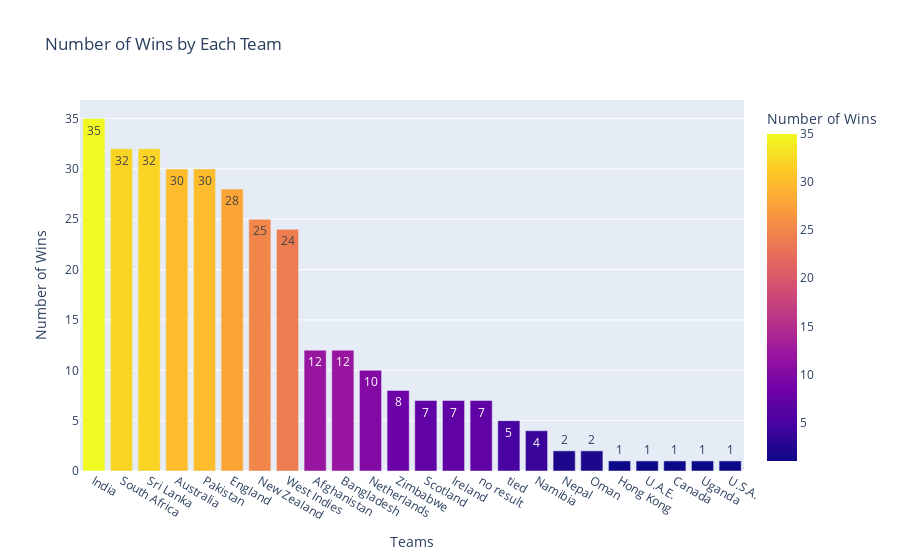

Source (notebook cell):
### Code cell
import plotly.express as px

# Count the number of wins by each team (using the 'Winner' column)
team_wins = wc_final_data_df['Winner'].value_counts().reset_index()
team_wins.columns = ['Team', 'Wins']  # Renaming columns for clarity

# Create an interactive bar chart using Plotly Express
fig = px.bar(team_wins, x='Team', y='Wins', 
             title='Number of Wins by Each Team', 
             labels={'Team': 'Teams', 'Wins': 'Number of Wins'},
             hover_data=['Wins'],  # Display the number of wins in the hover text
             template='plotly',  # Use a clean template
             color='Wins',  # Color bars based on the number of wins
             text='Wins'  # Display the number of wins directly on the bars
            )

# Customize the layout (optional)
fig.update_layout(xaxis_title='Teams',
                  yaxis_title='Number of Wins',
                  hovermode='closest')

# Show the interactive plot
fig.show()

#Teams
team_country_mapping = {
    'India': 'India',
    'Australia': 'Australia',
    'England': 'United Kingdom',
    'Pakistan': 'Pakistan',
    'South Africa': 'South Africa',
    'Sri Lanka': 'Sri Lanka',
    'West Indies': 'West Indies',
    'Bangladesh': 'Bangladesh',
    'Nepal': 'Nepal',
    'Zimbabwe': 'Zimbabwe',
    'Afghanistan': 'Afghanistan',
    'New Zealand': 'New Zealand',
    'Netherlands': 'Netherlands',
    'Scotland': 'Scotland',
    'U.S.A.': 'United States',
    'Ireland': 'Ireland',
    'Kenya': 'Kenya',
    'Oman': 'Oman',
    'United Arab Emirates': 'United Arab Emirates',
    'Hong Kong': 'Hong Kong',
    'P.N.G': 'Papua New Guinea',
    'Canada': 'Canada',
    'Uganda': 'Uganda'
     
}

# Map teams in the dataset to countries
wc_final_data_df['Country'] = wc_final_data_df['Winner'].map(team_country_mapping)

# Count the number of wins by country
country_wins = wc_final_data_df['Country'].value_counts().reset_index()
country_wins.columns = ['Country', 'Wins']  # Renaming columns for clarity

# Create an interactive choropleth map using Plotly Express with a pastel color scale
fig = px.choropleth(country_wins,
                    locations='Country',  # The country names
                    locationmode='country names',  # Match based on country names
                    color='Wins',  # Number of wins determines the color intensity
                    hover_name='Country',  # Display the country name on hover
                    hover_data=['Wins'],  # Display the number of wins on hover
                    title='Number of Wins by Country (Teams)',
                    color_continuous_scale=[  # Custom pastel color scale
                        [0, 'rgb(255, 218, 185)'],  # Pastel peach
                        [0.1, 'rgb(193, 255, 193)'],  # Pastel green
                        [0.2, 'rgb(174, 198, 207)'],  # Pastel blue
                        [0.3, 'rgb(253, 253, 150)'],  # Pastel yellow
                        [0.4, 'rgb(255, 182, 193)'],  # Pastel pink
                        [0.5, 'rgb(202, 255, 255)'],  # Pastel cyan
                        [0.6, 'rgb(204, 229, 255)'],  # Pastel light blue
                        [0.7, 'rgb(255, 204, 204)'],  # Pastel light red
                        [0.8, 'rgb(229, 204, 255)'],  # Pastel purple
                        [0.9, 'rgb(255, 229, 204)'],  # Pastel orange
                        [1, 'rgb(255, 255, 204)']  # Pastel light yellow
                    ])




fig.update_geos(
    showcoastlines=True,  # Show coastlines
    coastlinecolor='Black',  # Coastline color
    landcolor='LightGray',  # Land color
    countrycolor='Black', # Country border color
    showsubunits=True,  # Show subunits (e.g. states)
    showcountries=True,
)

# Adjust the size of the figure
fig.update_layout(
    width=1100,  # Increase width
    height=1000,  # Increase height
    title_x=0.5  # Center the title
)

# Show the interactive plot
fig.show()

### Figure 1 — Plotly figure (JSON) as saved in the notebook; plotly's stock layout.template omitted (floating-point values rounded to 4 significant figures)
{"data": [{"alignmentgroup": "True", "hovertemplate": "Teams=%{x}<br>Number of Wins=%{marker.color}<extra></extra>", "legendgroup": "", "marker": {"color": [35, 32, 32, 30, 30, 28, 25, 24, 12, 12, 10, 8, 7, 7, 7, 5, 4, 2, 2, 1, 1, 1, 1, 1], "coloraxis": "coloraxis", "pattern": {"shape": ""}}, "name": "", "offsetgroup": "", "orientation": "v", "showlegend": false, "text": [35, 32, 32, 30, 30, 28, 25, 24, 12, 12, 10, 8, 7, 7, 7, 5, 4, 2, 2, 1, 1, 1, 1, 1], "textposition": "auto", "type": "bar", "x": ["India", "South Africa", "Sri Lanka", "Australia", "Pakistan", "England", "New Zealand", "West Indies", "Afghanistan", "Bangladesh", "Netherlands", "Zimbabwe", "Scotland", "Ireland", "no result", "tied", "Namibia", "Nepal", "Oman", "Hong Kong", "U.A.E.", "Canada", "Uganda", "U.S.A."], "xaxis": "x", "y": [35, 32, 32, 30, 30, 28, 25, 24, 12, 12, 10, 8, 7, 7, 7, 5, 4, 2, 2, 1, 1, 1, 1, 1], "yaxis": "y"}], "layout": {"autosize": true, "barmode": "relative", "coloraxis": {"colorbar": {"title": {"text": "Number of Wins"}}, "colorscale": [[0, "#0d0887"], [0.1111, "#46039f"], [0.2222, "#7201a8"], [0.3333, "#9c179e"], [0.4444, "#bd3786"], [0.5556, "#d8576b"], [0.6667, "#ed7953"], [0.7778, "#fb9f3a"], [0.8889, "#fdca26"], [1, "#f0f921"]]}, "hovermode": "closest", "legend": {"tracegroupgap": 0}, "title": {"text": "Number of Wins by Each Team"}, "xaxis": {"anchor": "y", "autorange": true, "domain": [0, 1], "range": [-0.5, 23.5], "title": {"text": "Teams"}, "type": "category"}, "yaxis": {"anchor": "x", "autorange": true, "domain": [0, 1], "range": [0, 36.84], "title": {"text": "Number of Wins"}, "type": "linear"}}}
